Frame 1 (no input): blank canvas, image omitted
Frame 60 (no input): blank canvas, image omitted
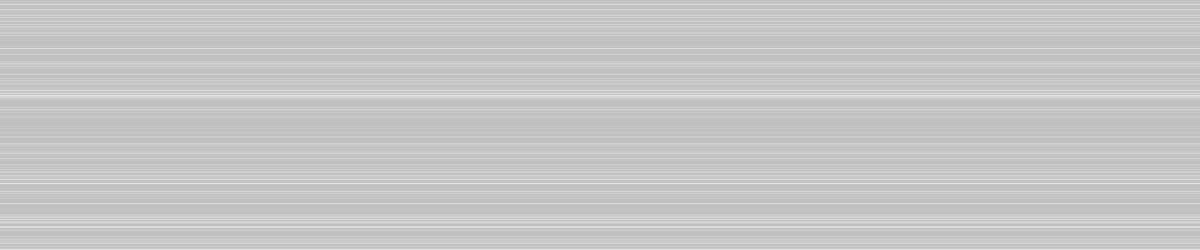
Frame 120 (the mouse pressed at the canvas centre since frame 60)

The p5.js sketch whose frames 1 and 60 were blank and that drew this single picture after the mouse press (run headless with seeded random() and noise() and a simulated clock; from frame 60 on, the mouse is pressed at the canvas centre):

// p5.js sketch
// ── sketch.js
var offs;
var increment;

function setup() {
    createCanvas(windowWidth,250);
    background(255);
    offs = createVector(0.0, 0.0);  //offsets along x and y axis
    increment = 1;
}

function draw() {
    
    if(mouseIsPressed) {
    
        loadPixels();

        var detail = map(mouseY, 0, height, 0.1, 0.9);
        noiseDetail(8, detail);

        //for every x, y coordinate, calculate noise and produce a brightness value
        for(var y = 0; y < height; y++) {

            for(var x = 0; x < width; x++) {    

            offs.y = 0;             //For every xoff, start yoff at 0

                var index = (x+y*width)*4;

                //Calculate noise and scale by 255
                var bright = map(noise(offs.x),0,1,0,255);

                //set each pixel onscreen to a grayscale value
                pixels[index + 0] = bright;
                pixels[index + 1] = bright;
                pixels[index + 2] = bright;
                pixels[index + 3] = bright;

                offs.y += increment;  //increment yoff
            }
            offs.x += increment;    //increment xoff
        }

        updatePixels();
    }
}
